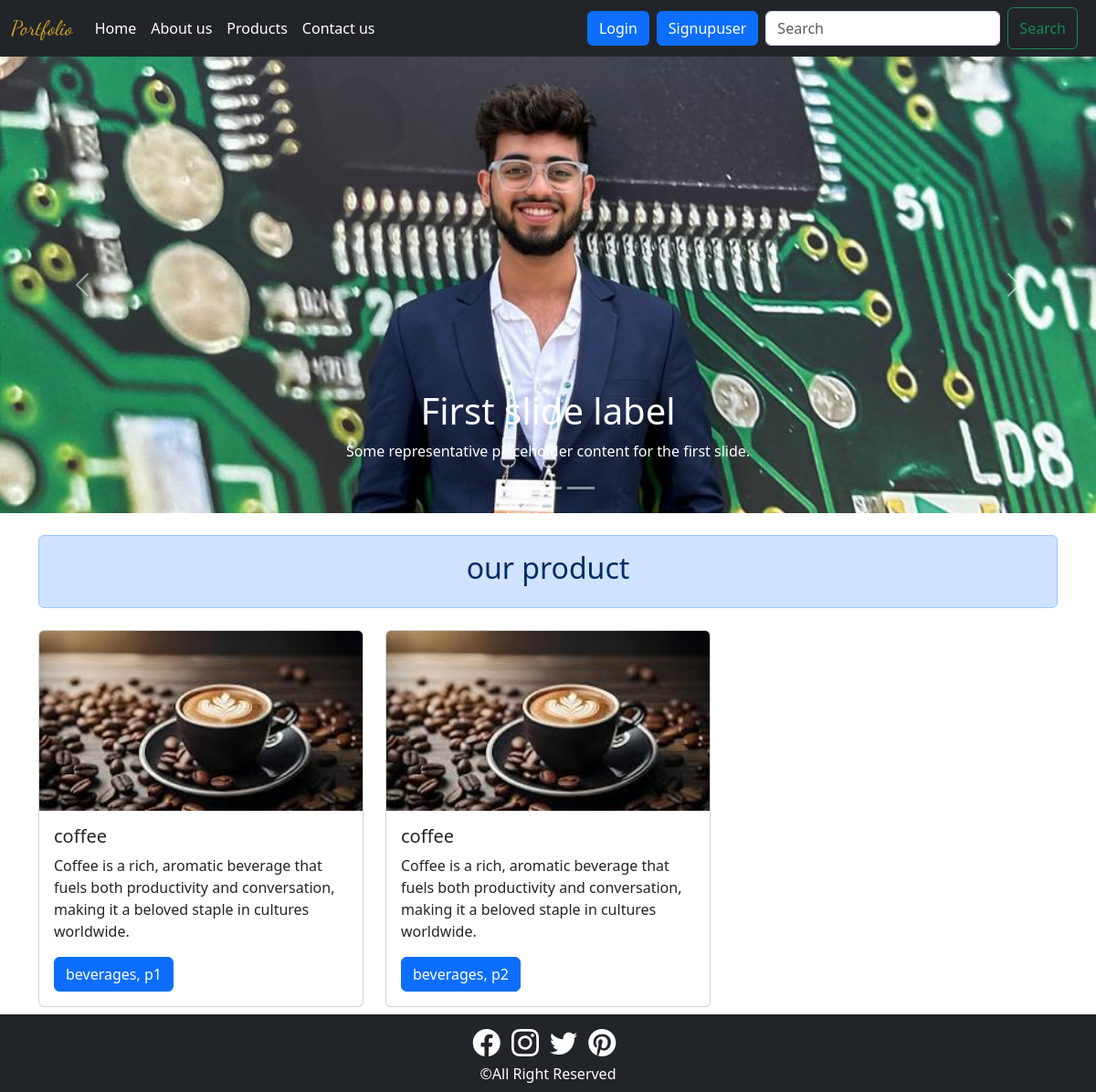
The page / on the database its author committed.
### test1/models.py (models this page shows)
class Product(models.Model):
    product_id= models.CharField(max_length=30,unique=True)
    product_name = models.CharField(max_length=30)
    product_description = models.CharField(max_length=400)
    product_category = models.CharField(max_length=100)
    product_img = models.ImageField(upload_to='image/')
    def __str__(self):
        return self.product_id

### test1/views.py (the view)
# urls.py: 2. Add a URL to urlpatterns:  path('', views.home, name='home')
def home(request):
    product_info=Product.objects.all()
    print(product_info)
    return render(request, 'test1/home.htm',{'product_info':product_info})

### test1/templates/test1/home.htm (shortened to what this page needs)
{% load static %}
<!DOCTYPE html>
<html lang="en">
<head>
    <link href="https://cdn.jsdelivr.net/npm/bootstrap@5.3.3/dist/css/bootstrap.min.css" rel="stylesheet">
</head>
<body>
    {% include 'test1/navbar.htm'%}
    <div id="carouselExampleCaptions" class="carousel slide" data-bs-ride="carosuel">
        <div class="carousel-indicators">
          <button type="button" data-bs-target="#carouselExampleCaptions" data-bs-slide-to="0" class="active" aria-current="true" aria-label="Slide 1"></button>
          <button type="button" data-bs-target="#carouselExampleCaptions" data-bs-slide-to="1" aria-label="Slide 2"></button>
          <button type="button" data-bs-target="#carouselExampleCaptions" data-bs-slide-to="2" aria-label="Slide 3"></button>
        </div>
        <div class="carousel-inner">
          <div class="carousel-item active" data-bs-interval="3000">
            <img src="{% static 'test1/image1.jpg' %}"class="d-block w-100" alt="image1" style="object-fit: cover; height: 500px;">
            <div class="carousel-caption ">
              <h1>First slide label</h1>
              <p>Some representative placeholder content for the first slide.</p>
            </div>
          </div>
        </div>
        <button class="carousel-control-prev" type="button" data-bs-target="#carouselExampleCaptions" data-bs-slide="prev">
          <span class="carousel-control-prev-icon" aria-hidden="true"></span>
        </button>
        <button class="carousel-control-next" type="button" data-bs-target="#carouselExampleCaptions" data-bs-slide="next">
          <span class="carousel-control-next-icon" aria-hidden="true"></span>
        </button>
      </div>
     <div class="container mt-4">
        <div class="alert alert-primary text-center">
            <h2>our product</h2>
        </div>
        <div class="row">
            {% for x in product_info %}
            <div class="col-lg-4 col-md-4 col-12">
                <div class="card mt-2" >
                    <img src="{{x.product_img.url}}" class="card-img-top img-fluid" alt="..." style="max-width:100%; max-height:280px;">
                    <div class="card-body">
                      <h5 class="card-title">{{x.product_name}}</h5>
                      <p class="card-text">{{x.product_description}}</p>
                      <a href="#" class="btn btn-primary">{{x.product_category}}, {{x.product_id}}</a>
                    </div>
                  </div>
            </div>
            {%endfor%}
        </div>
     </div>
    {% include 'test1/footer.htm'%}
</body>
</html>

### test1/templates/test1/navbar.htm (shortened to what this page needs)
<!DOCTYPE html>
<html lang="en">
<head>
    <link href="https://cdn.jsdelivr.net/npm/bootstrap@5.3.3/dist/css/bootstrap.min.css" rel="stylesheet">
</head>
<body>
    <nav class="navbar navbar-dark navbar-expand-lg bg-dark">
        <div class="container-fluid">
          <a class="navbar-brand" href="{% url 'home' %}" style="color:goldenrod; font-family:'Dancing Script'; font-size: 1.4rem;">Portfolio</a>
          <div class="collapse navbar-collapse" id="navbarSupportedContent">
            <ul class="navbar-nav me-auto mb-2 mb-lg-0">
              <li class="nav-item">
                <a class="nav-link active" aria-current="page" href="{% url 'home' %}" style="color: white;"">Home</a>
              </li>
              <li class="nav-item">
                <a class="nav-link" href="#" style="color:white">About us</a>
              </li>
              <li class="nav-item">
                <a class="nav-link" href="{% url 'products' %}" style="color:white">Products</a>
              </li>
              <li class="nav-item">
                <a class="nav-link" href="{% url 'contact' %}" style="color:white">Contact us</a>
              </li>
            </ul>
            {% if user.is_authenticated %}
            <p class="mt-2 px-2" style="color: white;">Welcome {{ user.username}}</p>
              <a class="btn btn-primary" href="{% url 'logoutuser' %}">Logout</a>
            {% else %}
            <form class="px-2" action="{% url 'loginuser' %}" method="get">
              <button class="btn btn-primary" type="submit">Login</button>
            </form>
            <form action="{% url 'signupuser' %}" method="get">
              <button class="btn btn-primary my-1" type="submit">Signupuser</button>
            </form>
            {% endif %}
            <form class="d-flex px-2" role="search" method="post" action="{% url 'findproduct' %}">
              <input class="form-control me-2 my-1" type="search" placeholder="Search" aria-label="Search" name="prod_search">
              <button class="btn btn-outline-success" type="submit">Search</button>
            </form>
          </div>
        </div>
      </nav>
</body>
</html>

### test1/templates/test1/footer.htm (shortened to what this page needs)
<!DOCTYPE html>
<html lang="en">
<head>
    <link href="https://cdn.jsdelivr.net/npm/bootstrap@5.3.3/dist/css/bootstrap.min.css" rel="stylesheet">
    <link rel="stylesheet" href="https://cdn.jsdelivr.net/npm/bootstrap-icons@1.11.3/font/bootstrap-icons.min.css">
</head>
<body>
    <div class="container-fluid text-center mt-2 py-2" style="background-color: #212529;">
        <div class="row">
            <span>
            <a href="https://www.facebook.com/"><i class="bi bi-facebook me-2" style="color: white; font-size: 30px;"></i></a>
            <a href="https://www.instagram.com/"><i class="bi bi-instagram me-2"style="color: white; font-size: 30px;"></i></a>
            <a href="https://x.com/?lang=en"><i class="bi bi-twitter me-2" style="color: white; font-size: 30px;"></i></a>
            <a href="https://in.pinterest.com/"><i class="bi bi-pinterest me-2" style="color: white; font-size: 30px;"></i></a>
            </span>
        </div>
        <div class="row">
            <h style="color: white;">&copy;All Right Reserved</h6>
        </div>
    </div>
</body>
</html>

### rows shown on the page
Product: product_img (picture), product_name "coffee", product_description "Coffee is a rich, aromatic beverage that fuels both productivity and conversation, making it a beloved staple in cultures worldwide.", product_category "beverages", product_id "p1"
Product: product_img (picture), product_name "coffee", product_description "Coffee is a rich, aromatic beverage that fuels both productivity and conversation, making it a beloved staple in cultures worldwide.", product_category "beverages", product_id "p2"
